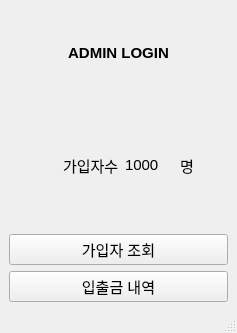
<?xml version="1.0" encoding="UTF-8"?>
<ui version="4.0">
 <class>AdminWindow</class>
 <widget class="QMainWindow" name="AdminWindow">
  <property name="geometry">
   <rect>
    <x>0</x>
    <y>0</y>
    <width>237</width>
    <height>333</height>
   </rect>
  </property>
  <property name="windowTitle">
   <string>MainWindow</string>
  </property>
  <widget class="QWidget" name="centralwidget">
   <layout class="QVBoxLayout" name="verticalLayout">
    <item>
     <layout class="QGridLayout" name="gridLayout">
      <item row="2" column="2">
       <widget class="QLabel" name="label_5">
        <property name="font">
         <font>
          <pointsize>11</pointsize>
         </font>
        </property>
        <property name="text">
         <string>1000</string>
        </property>
       </widget>
      </item>
      <item row="5" column="0" colspan="4">
       <widget class="QPushButton" name="pushButton_2">
        <property name="font">
         <font>
          <pointsize>11</pointsize>
         </font>
        </property>
        <property name="text">
         <string>입출금 내역</string>
        </property>
       </widget>
      </item>
      <item row="4" column="0" colspan="4">
       <widget class="QPushButton" name="pushButton">
        <property name="font">
         <font>
          <pointsize>11</pointsize>
         </font>
        </property>
        <property name="text">
         <string>가입자 조회</string>
        </property>
       </widget>
      </item>
      <item row="0" column="0" colspan="4">
       <widget class="QLabel" name="label">
        <property name="font">
         <font>
          <pointsize>11</pointsize>
          <bold>true</bold>
         </font>
        </property>
        <property name="text">
         <string>ADMIN LOGIN</string>
        </property>
        <property name="alignment">
         <set>Qt::AlignmentFlag::AlignCenter</set>
        </property>
       </widget>
      </item>
      <item row="2" column="1">
       <widget class="QLabel" name="label_4">
        <property name="font">
         <font>
          <pointsize>11</pointsize>
         </font>
        </property>
        <property name="text">
         <string>가입자수</string>
        </property>
       </widget>
      </item>
      <item row="1" column="0" colspan="4">
       <spacer name="horizontalSpacer">
        <property name="orientation">
         <enum>Qt::Orientation::Horizontal</enum>
        </property>
        <property name="sizeHint" stdset="0">
         <size>
          <width>40</width>
          <height>20</height>
         </size>
        </property>
       </spacer>
      </item>
      <item row="2" column="3">
       <widget class="QLabel" name="label_6">
        <property name="font">
         <font>
          <pointsize>11</pointsize>
         </font>
        </property>
        <property name="text">
         <string>명</string>
        </property>
       </widget>
      </item>
      <item row="3" column="0" colspan="4">
       <spacer name="horizontalSpacer_2">
        <property name="orientation">
         <enum>Qt::Orientation::Horizontal</enum>
        </property>
        <property name="sizeHint" stdset="0">
         <size>
          <width>40</width>
          <height>20</height>
         </size>
        </property>
       </spacer>
      </item>
     </layout>
    </item>
   </layout>
  </widget>
  <widget class="QMenuBar" name="menubar">
   <property name="geometry">
    <rect>
     <x>0</x>
     <y>0</y>
     <width>237</width>
     <height>22</height>
    </rect>
   </property>
  </widget>
  <widget class="QStatusBar" name="statusbar"/>
 </widget>
 <resources/>
 <connections/>
</ui>
